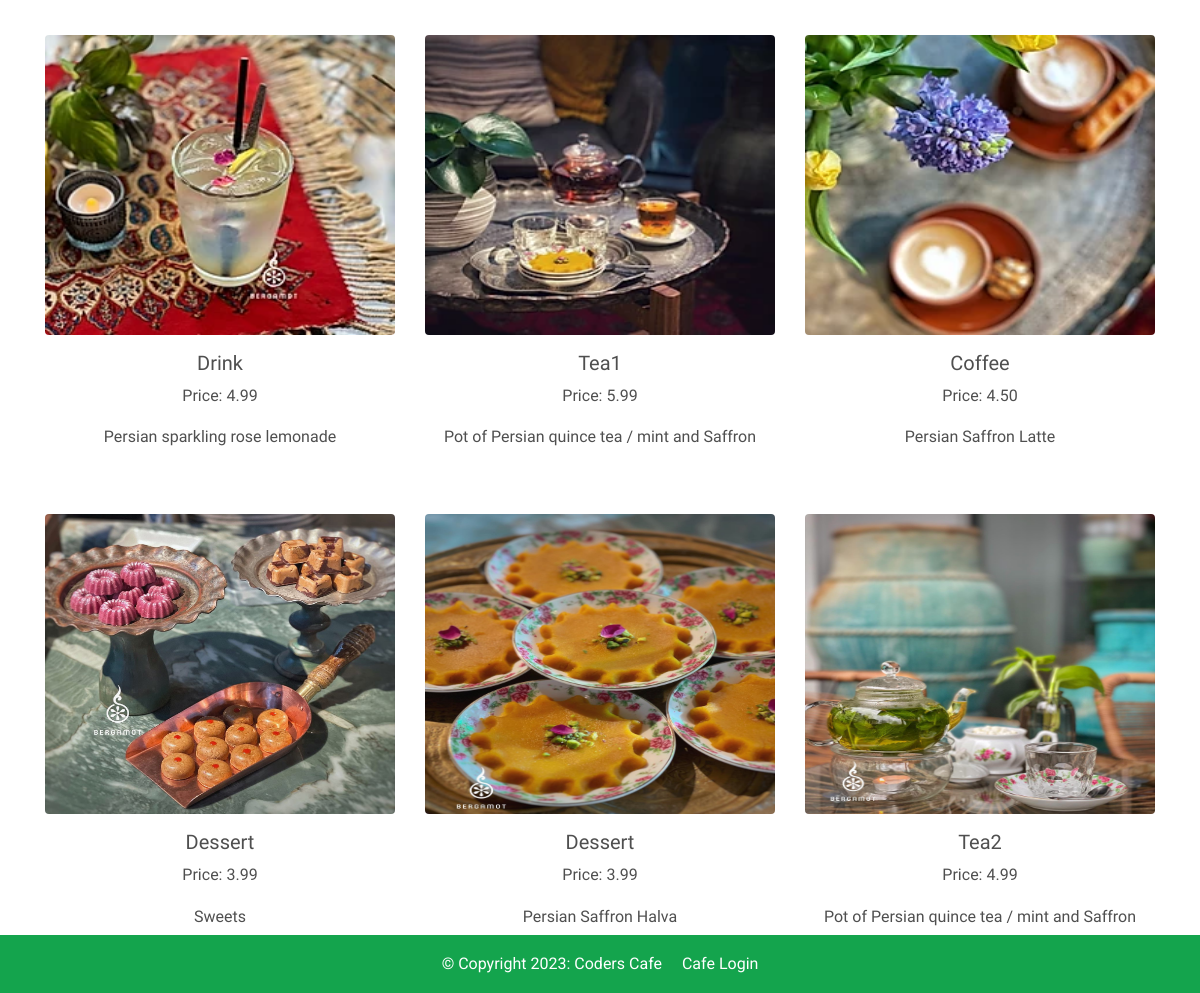
/menu/ (lower part), run on an earlier commit of the app's database.
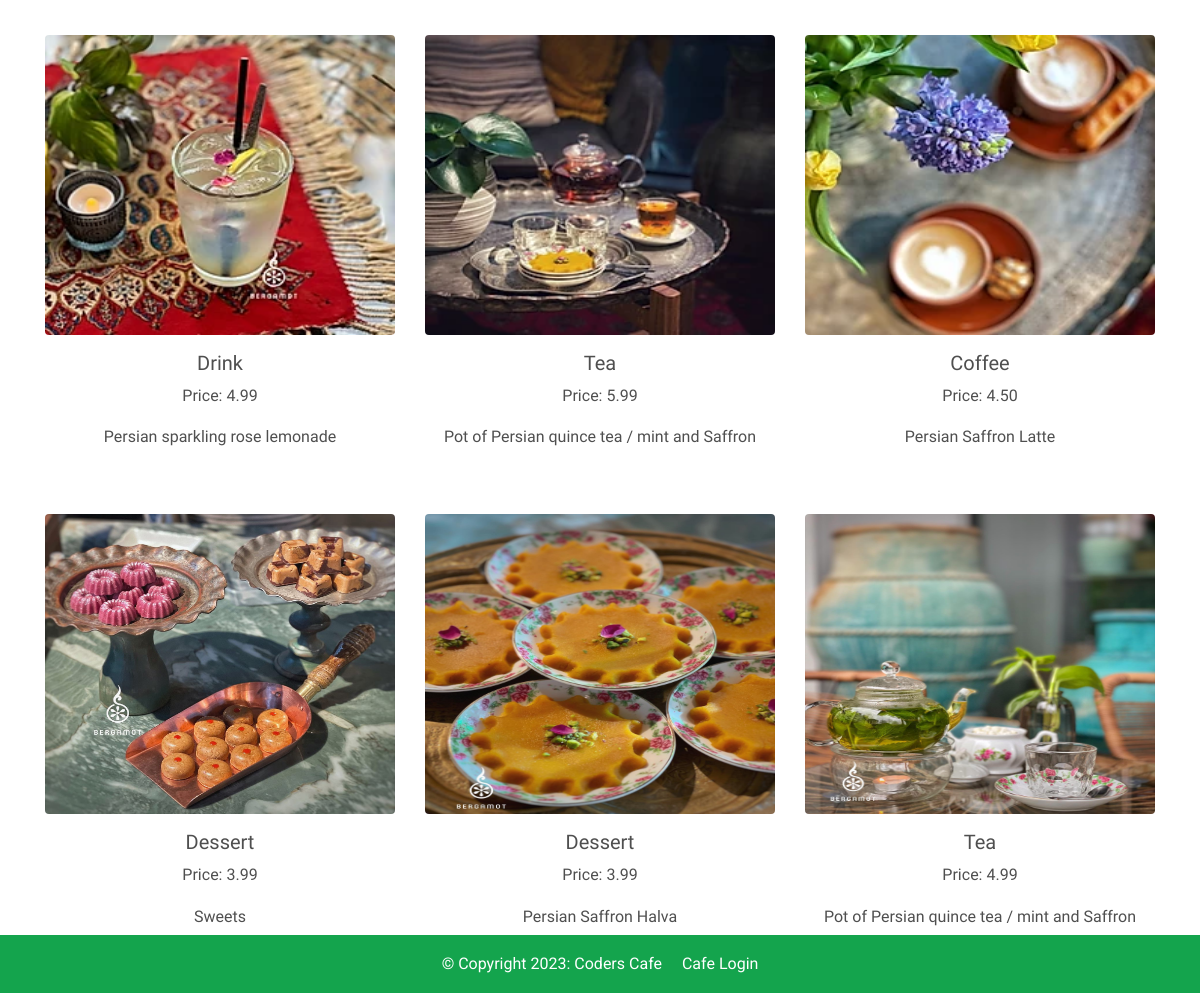
And on a later commit of the database.
### customer/models.py (models this page shows, shortened)
class MenuItem(models.Model):
    name = models.CharField(max_length=100)
    description = models.TextField()
    image = models.ImageField(upload_to='menu_images/')
    price = models.DecimalField(max_digits=5, decimal_places=2)
    category = models.ManyToManyField('category', related_name='item')

### customer/views.py (the view)
# urls.py: path('menu/', Menu.as_view(), name='menu'),
class Menu(View):
    def get(self, request, *args, **kwargs):
        menu_items = MenuItem.objects.all()
        context = {
            'menu_items': menu_items
        }
        return render(request, 'customer/menu.html', context)

### customer/templates/customer/menu.html (shortened to what this page needs)
{% extends 'customer/base.html' %}
{% block content %}
<div class="container mytext_style1">
    <div class="row justify-content-center">
        {% for item in menu_items %}
        <div class="col-md-4 col-sm-12 text-center mb-5">
            <img class="rounded" src="{{ item.image.url }}" width="350" height="300">
            <h5 class="mt-3">{{ item.name }}</h5>
            <p>Price: {{ item.price }}</p>
            <p>{{ item.description }}</p>
        </div>
        {% endfor %}
    </div>
</div>
{% endblock content %}

### customer/templates/customer/base.html (shortened to what this page needs)
{% load static %}
<!DOCTYPE html>
<html lang="en">
<head>
  <link href="https://cdnjs.cloudflare.com/ajax/libs/font-awesome/6.0.0/css/all.min.css" rel="stylesheet" />
  <link href="https://cdnjs.cloudflare.com/ajax/libs/mdb-ui-kit/6.2.0/mdb.min.css" rel="stylesheet" />
  <link href="{% static 'customer/site.css' %}" rel="stylesheet" />
</head>
<body>
  {% block content %}
  {% endblock content %}
  {% include 'customer/footer.html' %}
</body>
</html>

### customer/templates/customer/footer.html
<footer class="page-footer font-small fixed-bottom bg-success">
    <div class="footer-copyright text-center py-3 text-white">&copy; Copyright 2023: Coders Cafe
        <a class="ms-3 mytext_style1 text-white" href="{% url 'dashboard' %}">Cafe Login</a>
    </div>
</footer>

### customer/static/customer/site.css (style rules this page uses)
.mytext_style1 { font-family: 'Kurale', serif; font-style: normal; }

What changed in the data, as far as the page shows it:
changed MenuItem (number 2 of 6 on the later page): name "Tea1" → "Tea"
changed MenuItem (number 6 of 6 on the later page): name "Tea2" → "Tea"
